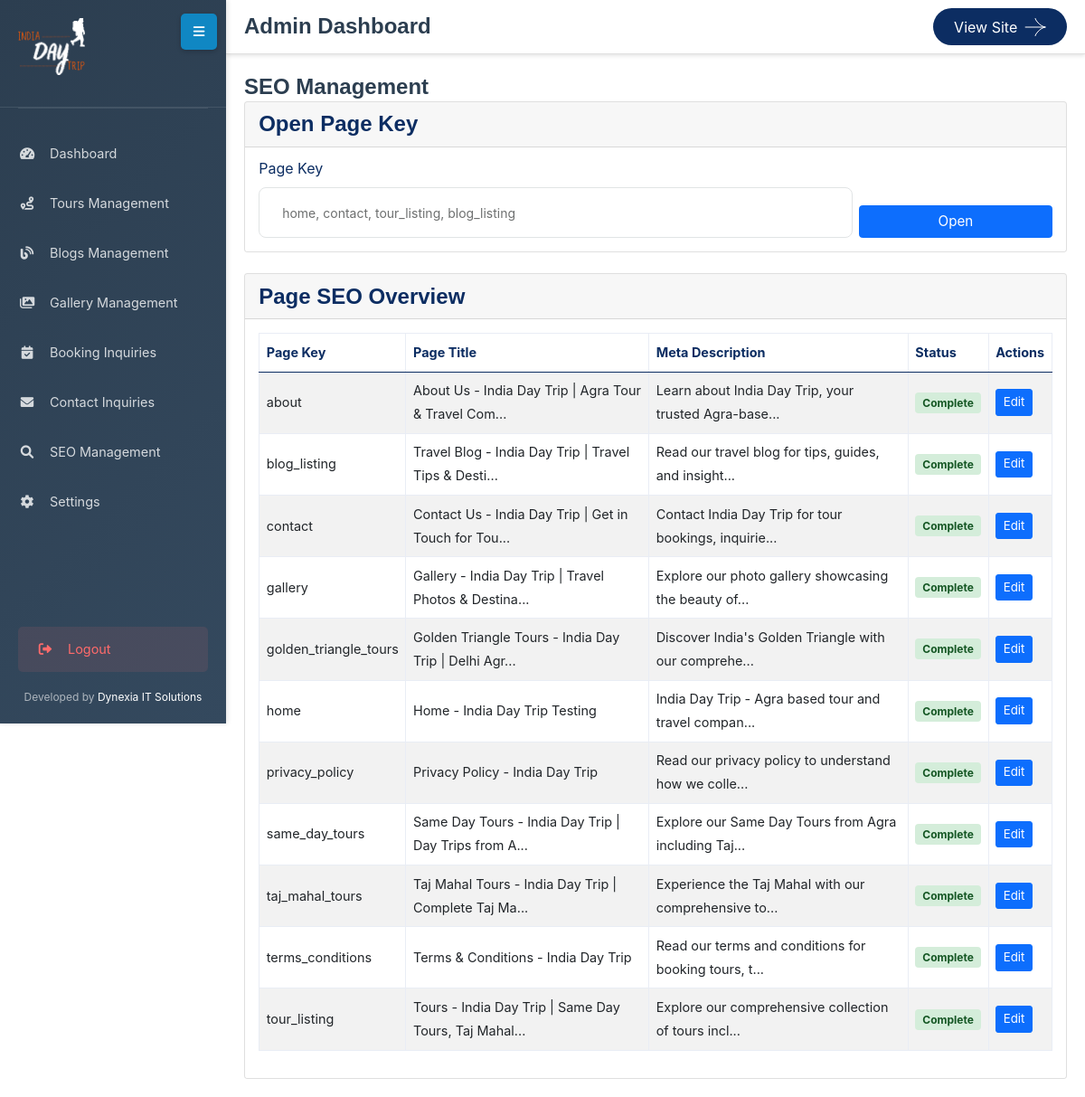
The page /admin/seo.php (signed in) on the database as committed earlier.
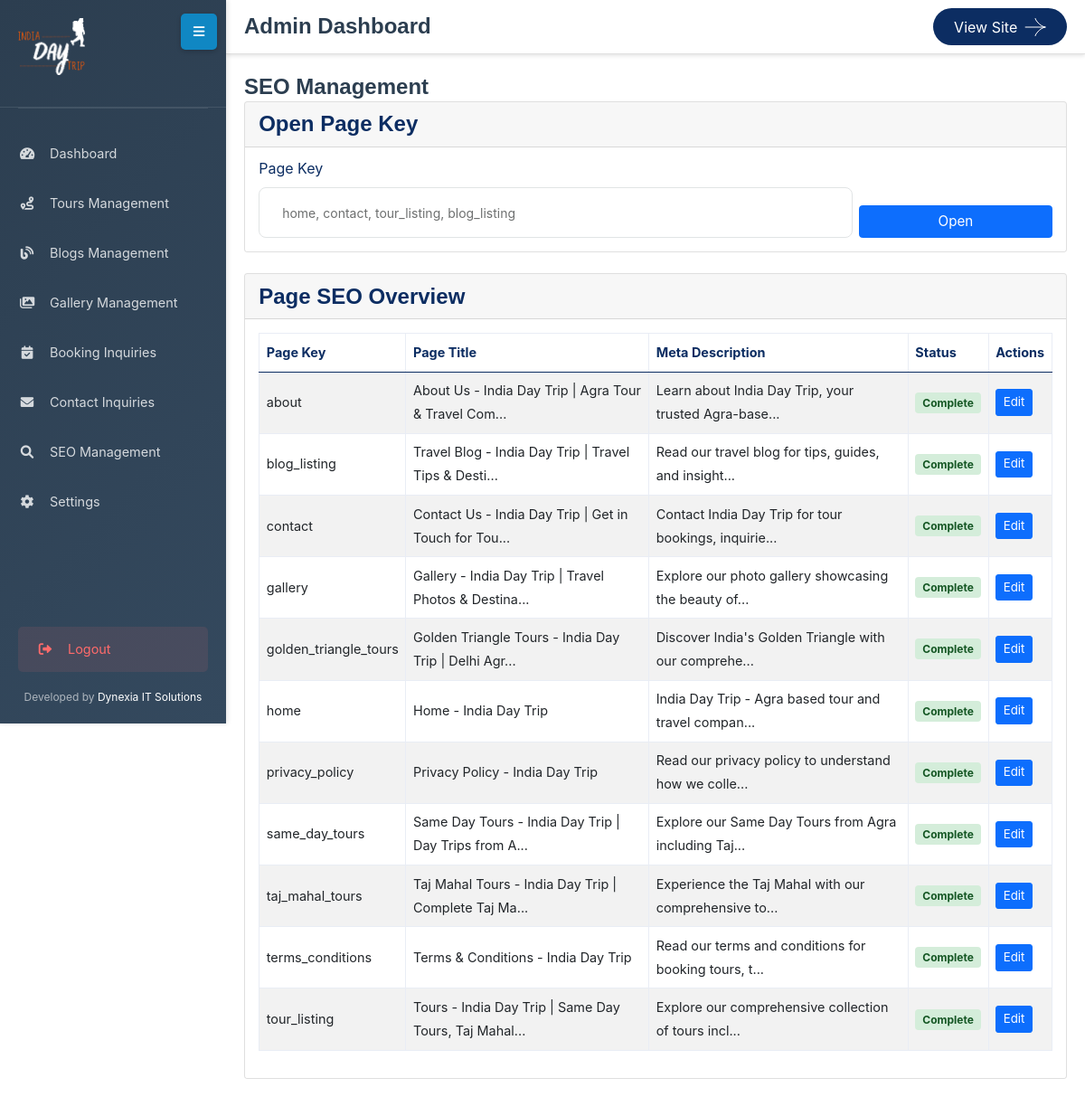
The same page on the database as committed later.
### tables this page shows
CREATE TABLE `page_seo` (
  `id` int(11) NOT NULL,
  `page_key` varchar(100) NOT NULL,
  `page_title` varchar(255) DEFAULT NULL,
  `meta_description` text DEFAULT NULL,
  `meta_keywords` text DEFAULT NULL,
  `canonical_url` varchar(500) DEFAULT NULL,
  `robots_meta` varchar(100) DEFAULT 'INDEX,FOLLOW',
  `og_title` varchar(255) DEFAULT NULL,
  `og_description` text DEFAULT NULL,
  `og_image` varchar(500) DEFAULT NULL,
  `og_type` varchar(50) DEFAULT 'website',
  `twitter_title` varchar(255) DEFAULT NULL,
  `twitter_description` text DEFAULT NULL,
  `twitter_image` varchar(500) DEFAULT NULL,
  `twitter_card` varchar(50) DEFAULT 'summary_large_image',
  `schema_markup` longtext DEFAULT NULL,
  `created_at` timestamp NOT NULL DEFAULT current_timestamp(),
  `updated_at` timestamp NOT NULL DEFAULT current_timestamp() ON UPDATE current_timestamp()
);

### functions.php (called while the page is built, shortened)
<?php
function getAllPageSEO() {
    global $pdo;
    try {
        $stmt = $pdo->query("SELECT * FROM page_seo ORDER BY page_key");
        return $stmt->fetchAll();
    } catch (PDOException $e) {
        if (isMissingTableError($e)) {
            return [];
        }
        throw $e;
    }
}
?>

### admin/seo.php (the view, shortened to what this page needs)
<?php
$pages_seo = getAllPageSEO();
?>
<!DOCTYPE html>
<html lang="en">
<head>
    <link rel="stylesheet" href="../assets/css/bootstrap.min.css">
    <link rel="stylesheet" href="../assets/css/fontawesome.min.css">
    <link rel="stylesheet" href="../assets/css/magnific-popup.min.css">
    <link rel="stylesheet" href="../assets/css/swiper-bundle.min.css">
    <link rel="stylesheet" href="../assets/css/style.css">
</head>
<body>
    <?php include 'sidebar.php'; ?>
    <?php include 'header.php'; ?>
    <div class="main-content">
        <div class="content-wrapper">
            <h2 class="page-title">SEO Management</h2>
            <div class="card mb-4">
                <div class="card-header">
                    <h5 class="mb-0">Open Page Key</h5>
                </div>
                <div class="card-body">
                    <form method="GET" class="row g-2 align-items-end">
                        <div class="col-md-9">
                            <label for="edit" class="form-label">Page Key</label>
                            <input type="text" class="form-control" id="edit" name="edit" placeholder="home, contact, tour_listing, blog_listing" required>
                        </div>
                        <div class="col-md-3">
                            <button type="submit" class="btn btn-primary w-100">Open</button>
                        </div>
                    </form>
                </div>
            </div>
            <div class="card">
                <div class="card-header">
                    <h5 class="mb-0">Page SEO Overview</h5>
                </div>
                <div class="card-body">
                    <div class="table-responsive">
                        <table class="table table-striped seo-table">
                            <thead>
                                <tr>
                                    <th>Page Key</th>
                                    <th>Page Title</th>
                                    <th>Meta Description</th>
                                    <th>Status</th>
                                    <th>Actions</th>
                                </tr>
                            </thead>
                            <tbody>
                                <?php foreach ($pages_seo as $page): ?>
                                    <tr>
                                        <td><?php echo htmlspecialchars($page['page_key']); ?></td>
                                        <td><?php echo htmlspecialchars(substr($page['page_title'] ?? '', 0, 50)); ?><?php echo strlen($page['page_title'] ?? '') > 50 ? '...' : ''; ?></td>
                                        <td><?php echo htmlspecialchars(substr($page['meta_description'] ?? '', 0, 50)); ?><?php echo strlen($page['meta_description'] ?? '') > 50 ? '...' : ''; ?></td>
                                        <td>
                                            <?php
                                            $has_title = !empty($page['page_title']);
                                            $has_desc = !empty($page['meta_description']);
                                            $has_og = !empty($page['og_title']) && !empty($page['og_description']);
                                            $status = $has_title && $has_desc && $has_og ? 'complete' : 'incomplete';
                                            ?>
                                            <span class="seo-status <?php echo $status; ?>">
                                                <?php echo ucfirst($status); ?>
                                            </span>
                                        </td>
                                        <td>
                                            <a href="seo.php?edit=<?php echo urlencode($page['page_key']); ?>" class="btn btn-sm btn-primary">Edit</a>
                                        </td>
                                    </tr>
                                <?php endforeach; ?>
                            </tbody>
                        </table>
                    </div>
                </div>
            </div>
        </div>
    </div>
</body>
</html>

Rows that differ between the two databases and show on the page:
changed page_seo "home": page_title "Home - India Day Trip Testing" → "Home - India Day Trip"
